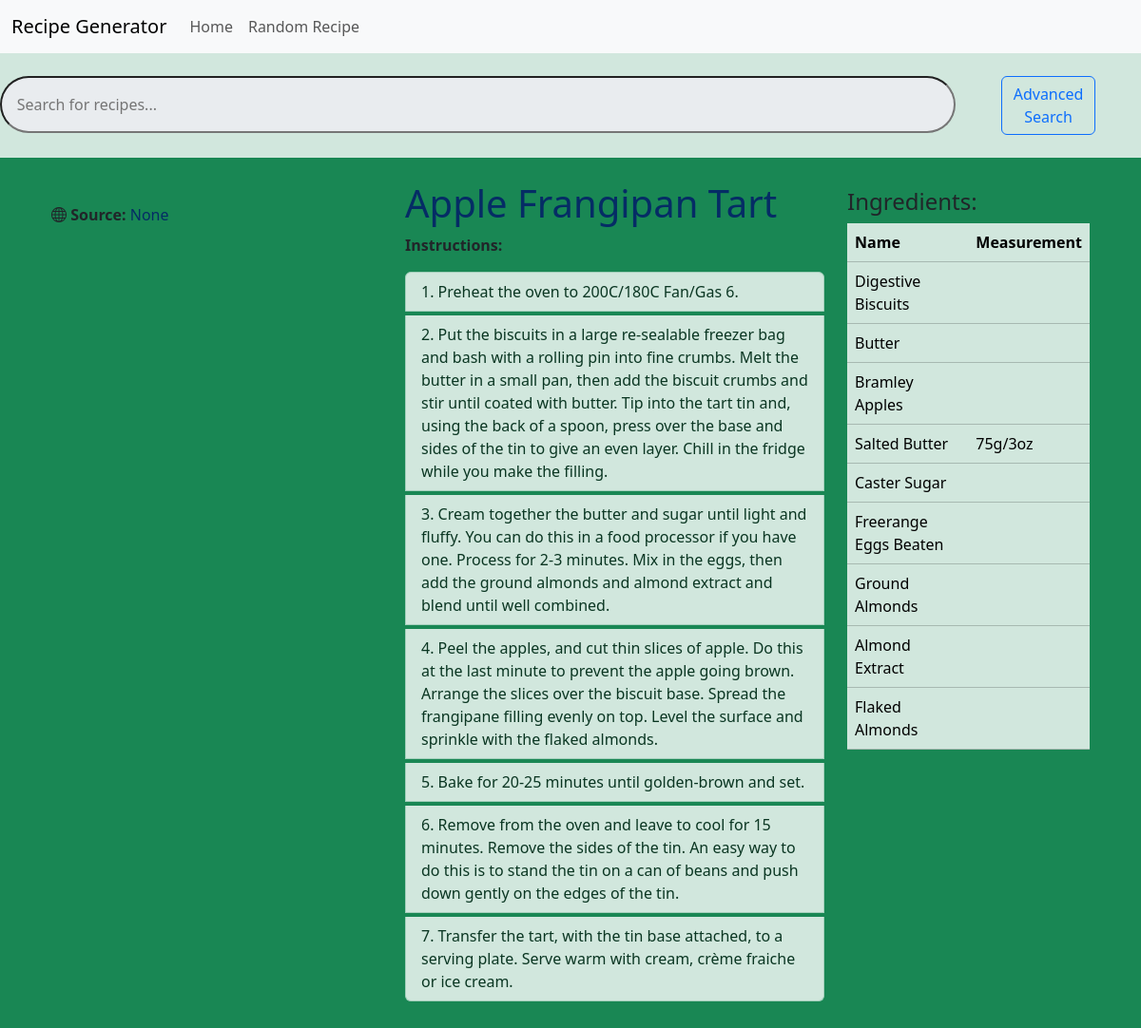
/recipe/1, run on the app's committed database.
### recipes/models.py (models this page shows, shortened)
class Recipe(models.Model):
    title = models.CharField(max_length=200)
    ingredients = models.ManyToManyField(Ingredient, related_name='recipes')
    measurements = models.JSONField(blank=True, null=True)  # Store measurements as a JSON field
    instructions = models.TextField()
    image_url = models.URLField(blank=True, null=True)
    source = models.TextField(blank=True, null=True)  # Optional source of the recipe
    created_at = models.DateTimeField(auto_now_add=True)
    updated_at = models.DateTimeField(auto_now=True)

class Ingredient(models.Model):
    name = models.CharField(max_length=100)

### recipes/views.py (the view)
# urls.py: path("recipe/<int:recipe_id>", views.recipe, name="recipe"),
def recipe(request, recipe_id):
    recipe_data = Recipe.objects.get(id=recipe_id)
    instructions = recipe_data.instructions.split("\n")
    ingredients = recipe_data.ingredients.all()
    measurements = recipe_data.measurements or {}
    ingredients = [
        {
            "name": ingredient.name,
            "measurement": measurements.get(ingredient.name, ""),
        }
        for ingredient in ingredients
    ]
    return render(
        request,
        "recipes/recipe.html",
        {
            "recipe": recipe_data,
            "instructions": instructions,
            "ingredients": ingredients,
        },
    )

### recipes/templates/recipes/recipe.html (shortened to what this page needs)
{% extends "recipes/layout.html" %}
{% load static %}
{% block body %}
<div class="container justify-content-center p-4">
    <div class="row">
        <div class="col-md-4">
            <img src="{{ recipe.image_url }}" class="img-fluid mb-3" alt="{{ recipe.strMeal }}"> <br>
            <i class="bi bi-globe"></i> <strong>Source:</strong>
            <a href="{{ recipe.source }}" class="text-decoration-none text-primary-emphasis">
                {{ recipe.source }}
            </a>
        </div>
        <div class="col-md-5">
            <h1 class="text-primary-emphasis">{{ recipe.title}}</h1>
            <p><strong>Instructions:</strong></p>
            <ol class="list-group list-group-numbered" >
                {% for instruction in instructions %}
                {% if instruction %}
                <li class="list-group-item list-group-item-action list-group-item-success mb-1">{{ instruction }}</li>
                {% endif %}
                {% endfor %}
            </ol>
        </div>
        <div class="col-md-3">
            <div class="mt-2">
                <h4>Ingredients:</h4>
                <table class="table table-hover table-success">
                    <thead>
                        <tr>
                            <th>Name</th>
                            <th>Measurement</th>
                        </tr>
                    </thead>
                    <tbody>
                        {% for ingredient in ingredients %}
                        {% if ingredient.name %}
                        <tr>
                            <td>{{ ingredient.name }}</td>
                            <td>{{ ingredient.measurement }} </td>
                        </tr>
                        {% endif %}
                        {% endfor %}
                    </tbody>
                </table>
            </div>
        </div>
    </div>
</div>
{% endblock %}

### data on the page
Recipe: source "None", title "Apple Frangipan Tart"
Ingredient: name "Digestive Biscuits"
Ingredient: name "Butter"
Ingredient: name "Bramley Apples"
Ingredient: name "Salted Butter"
Ingredient: name "Caster Sugar"
Ingredient: name "Freerange Eggs Beaten"
Ingredient: name "Ground Almonds"
Ingredient: name "Almond Extract"
Ingredient: name "Flaked Almonds"

### other printed values
{{ instruction }} "Preheat the oven to 200C/180C Fan/Gas 6." "Bake for 20-25 minutes until golden-brown and set." "Remove from the oven and leave to cool for 15 minutes. Remove the sides of the tin. An easy way to do this is to stand the tin on a can of beans and push down gently on the edges of the tin." "Transfer the tart, with the tin base attached, to a serving plate. Serve warm with cream, crème fraiche or ice cream."
{{ ingredient.measurement }} "75g/3oz"
